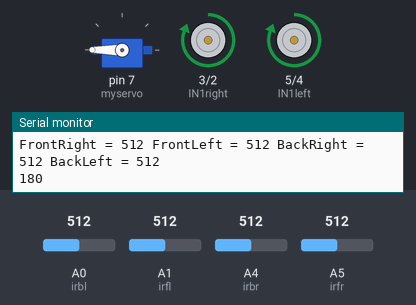
A sketch run on a simulated Arduino Uno, built with avr-gcc and run on an emulated ATmega328P. Shown: servo, motor-driver pin pairs drawn as motors (green arrow = first pin HIGH = forward, orange = second pin HIGH = backward, longer = more drive), the last lines printed to the serial monitor. The inputs (shaded band) are chosen by the test bench; at power-on: A5 (irfr) = 512, A1 (irfl) = 512, A0 (irbl) = 512, A4 (irbr) = 512.

Above: at 6.8 s.
6.9 s: A5 (irfr) set to 483
13.7 s: A1 (irfl) set to 485
At 14.5 s:
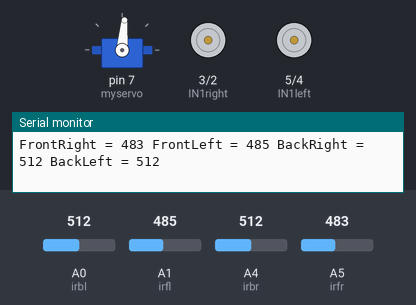
20.5 s: A1 (irfl) set to 510
At 21.9 s:
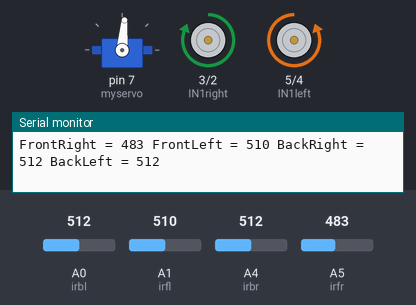
27.3 s: A5 (irfr) set to 510
At 29.1 s:
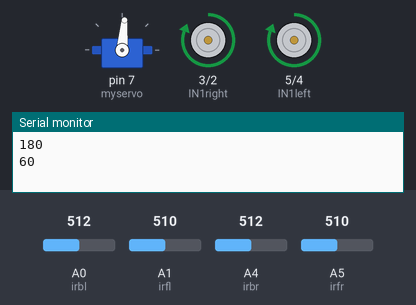
34.1 s: A5 (irfr) set to 490
40.9 s: A5 (irfr) set to 716
At 41.4 s:
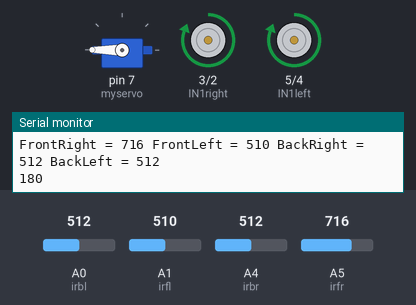
Timing chart, 0 to 48.7 s (numbered marks = the images above; inputs shaded):
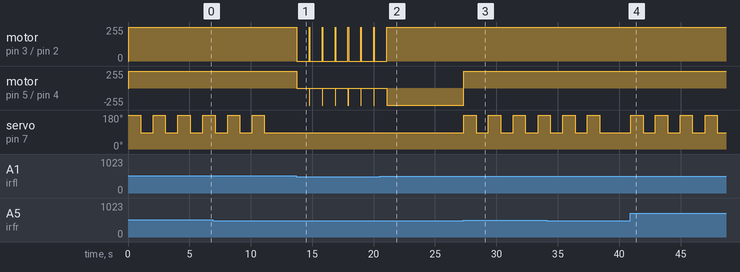

The sketch:

PhoneGang.ino
```cpp
#include <Wire.h>
#include <Servo.h>
#define IN1left 5
#define IN2left 4
#define IN1right 3
#define IN2right 2
int irfr = A5, irfl = A1, irbr = A4, irbl = A0;
int vfr = 0, vfl = 0, vbr = 0, vbl = 0;
Servo myservo;
/////////////////////////////////////////////
void setup() {
  // put your setup code here, to run once:
  Serial.begin(115200);
  pinMode(IN1left, OUTPUT);
  pinMode(IN2left, OUTPUT);
  pinMode(IN1right, OUTPUT);
  pinMode(IN2right, OUTPUT);
  myservo.attach(7);
  myservo.write(180);
}

void loop() {
  go();
  right();
}
/////////////////////////////////////////////
void go() {
  while (true) {
    vfr = analogRead(irfr);
    vfl = analogRead(irfl);
    vbr = analogRead(irbr);
    vbl = analogRead(irbl);
    Serial.print("FrontRight = " ); Serial.print(vfr);
    Serial.print(" FrontLeft = " ); Serial.print(vfl);
    Serial.print(" BackRight = " ); Serial.print(vbr);
    Serial.print(" BackLeft = " ); Serial.println(vbl);
    delay(50);
    if ((vfr > 500) && (vfl < 1023)) {
      forward();
      myservo.attach(7);
      for(int i=0; i<3; i++){
        myservo.write(180); Serial.println("180"); delay(1000);
        myservo.write(85); Serial.println("60"); delay(1000);
      }
    } else if ((vfr > 0) && (vfl < 500)) {
      _stop();
      delay(1000);
//      backward();
//      delay(1500);
      break;
    }
  }
}

//Define-Function
void forward()  //1
{
  //leftfrontwheel
  digitalWrite(IN1left, HIGH);
  digitalWrite(IN2left, LOW);
  //leftbackwheel
  digitalWrite(IN1right, HIGH);
  digitalWrite(IN2right, LOW);
}

void backward() //2
{
  //leftfrontwheel
  digitalWrite(IN1left, LOW);
  digitalWrite(IN2left, HIGH);
  //leftbackwheel
  digitalWrite(IN1right, LOW);
  digitalWrite(IN2right, HIGH);
}

void right() //4
{
  //leftfrontwheel
  digitalWrite(IN1left, LOW);
  digitalWrite(IN2left, HIGH);
  //leftbackwheel
  digitalWrite(IN1right, HIGH);
  digitalWrite(IN2right, LOW);
}

void left() //3
{
  //leftfrontwheel
  digitalWrite(IN1left, HIGH);
  digitalWrite(IN2left, LOW);
  //leftbackwheel
  digitalWrite(IN1right, LOW);
  digitalWrite(IN2right, HIGH);
}

void _stop() //0
{
  //leftfrontwheel
  digitalWrite(IN1left, LOW);
  digitalWrite(IN2left, LOW);
  //leftbackwheel
  digitalWrite(IN1right, LOW);
  digitalWrite(IN2right, LOW);
}
```

Measured:
- the behaviour switches between 500 and 499 on A1 (irfl) (found by bisection; images 0 and 1)
- after the input at 13.7 s, motor on pin 3 (IN1right) / pin 2 (IN2right): alternates forward 255/255 for 0.05 s and stopped for 1.0 s, starting after 0.05 s; motor on pin 5 (IN1left) / pin 4 (IN2left): alternates backward 255/255 for 0.05 s and stopped for 1.0 s, starting after 0.05 s
- after the input at 20.5 s, motor on pin 3 (IN1right) / pin 2 (IN2right): goes on until 21.1 s, then stays forward 255/255; motor on pin 5 (IN1left) / pin 4 (IN2left): goes on until 21.1 s, then stays backward 255/255
- after the input at 27.3 s, motor on pin 5 (IN1left) / pin 4 (IN2left): backward 255/255 → forward 255/255 after 0.05 s; servo on pin 7 (myservo): alternates 180° for 1.0 s and 85° for 1.0 s, starting after 0.05 s
- after the input at 40.9 s, servo on pin 7 (myservo): alternates 180° for 1.0 s and 85° for 1.0 s, starting after 0.05 s
- by itself, servo on pin 7 (myservo): alternates 180° for 1.0 s and 85° for 1.0 s
